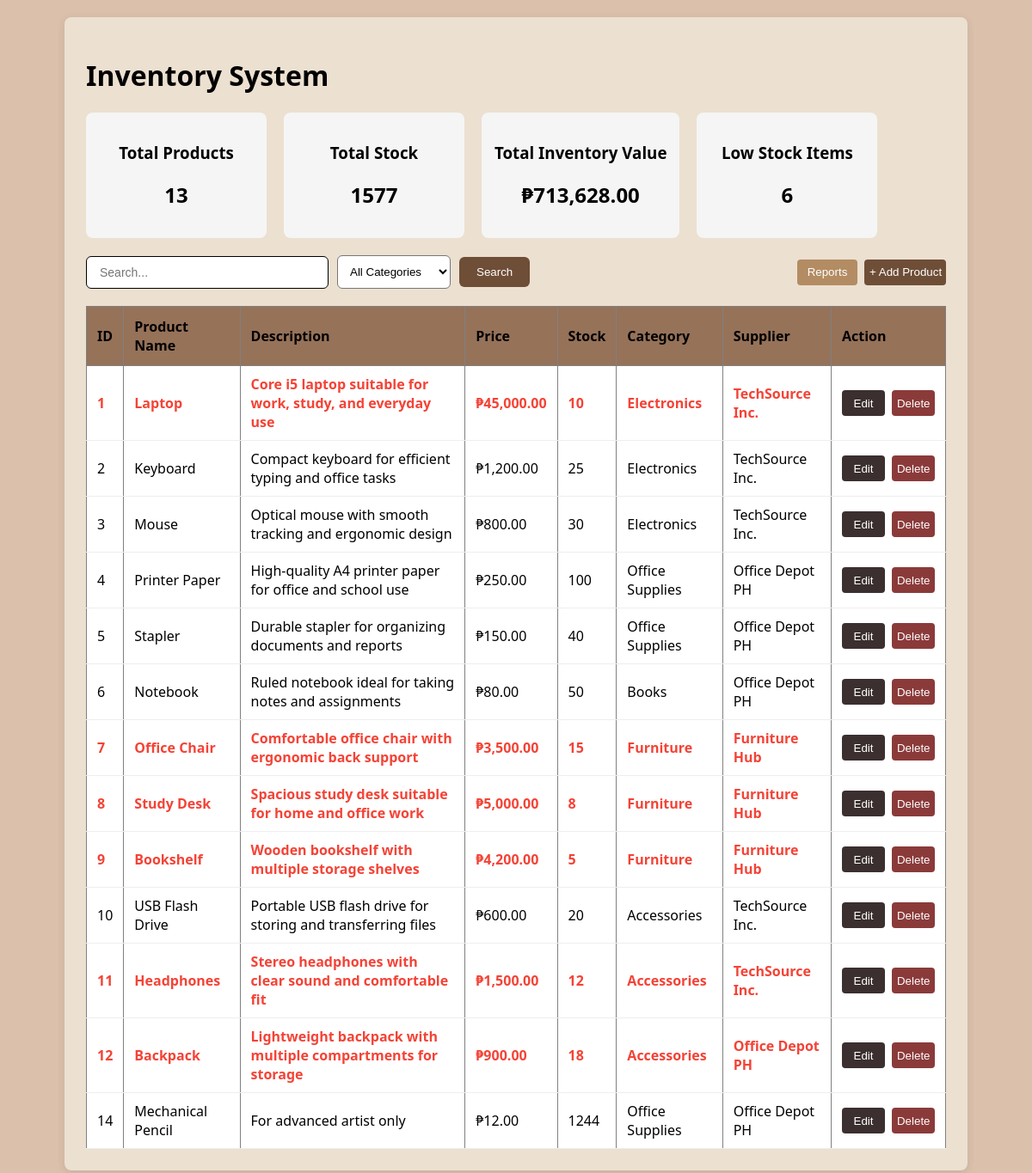
The page /suana3/index.php on the database its author committed.
### tables this page shows
CREATE TABLE `products` (
  `product_id` int(11) NOT NULL,
  `product_name` varchar(100) DEFAULT NULL,
  `description` text DEFAULT NULL,
  `price` decimal(10,2) NOT NULL,
  `stock` int(11) NOT NULL DEFAULT 0,
  `category_id` int(11) NOT NULL,
  `supplier_id` int(11) NOT NULL,
  `created_at` timestamp NOT NULL DEFAULT current_timestamp()
);

CREATE TABLE `categories` (
  `category_id` int(11) NOT NULL,
  `category_name` varchar(100) DEFAULT NULL
);

CREATE TABLE `suppliers` (
  `supplier_id` int(11) NOT NULL,
  `supplier_name` varchar(100) DEFAULT NULL,
  `contact_person` varchar(100) DEFAULT NULL,
  `phone` varchar(20) DEFAULT NULL
);

### suana3/index.php (the view, shortened to what this page needs)
<?php
require_once 'config.php';
$search = $_GET['search'] ?? '';
$sql = "
SELECT
    p.product_id,
    p.product_name,
    p.description,
    p.price,
    p.stock,
    c.category_name,
    s.supplier_name
FROM products p
JOIN categories c
    ON p.category_id = c.category_id
JOIN suppliers s
    ON p.supplier_id = s.supplier_id
WHERE 1=1
";
$sql .= " ORDER BY p.product_id ASC";
$result = mysqli_query($conn, $sql);
$totalProducts = 0;
$totalStock = 0;
$totalValue = 0;
$lowStock = 0;
$products = [];
while ($row = mysqli_fetch_assoc($result)) {
    $products[] = $row;
    $totalProducts++;
    $totalStock += $row['stock'];
    $totalValue += $row['stock'] * $row['price'];
    if ($row['stock'] < 20) {
        $lowStock++;
    }
}
?>
<!DOCTYPE html>
<html>
<head>
    <link rel="stylesheet" href="style.css">
</head>
<body>
<div class="container">
<h1>Inventory System</h1>
<div class="cards">
    <div class="card">
        <h3>Total Products</h3>
        <h2><?= $totalProducts ?></h2>
    </div>
    <div class="card">
        <h3>Total Stock</h3>
        <h2><?= $totalStock ?></h2>
    </div>
    <div class="card">
        <h3>Total Inventory Value</h3>
        <h2>₱<?= number_format($totalValue,2) ?></h2>
    </div>
    <div class="card">
        <h3>Low Stock Items</h3>
        <h2><?= $lowStock ?></h2>
    </div>
</div>
<div class="choose">
<form method="GET">
    <input type="text" name="search" placeholder="Search..."  value="<?= htmlspecialchars($search) ?>">
    <select name="category">
        <option value="">All Categories</option>
    </select>
    <button type="submit" class ="search">Search</button>
</form>
<div class= pages>
<a href="report.php"><button class ="report">Reports</button></a>
<a href="add.php"><button class ="prod"> + Add Product </button> </a>
</div>
</div>
<table border="1" cellpadding="8">
<tr>
    <th>ID</th>
    <th>Product Name</th>
    <th>Description</th>
    <th>Price</th>
    <th>Stock</th>
    <th>Category</th>
    <th>Supplier</th>
    <th>Action </th>
</tr>
<?php foreach($products as $row): ?>
<tr class="<?= ($row['stock'] < 20) ? 'low-stock' : '' ?>">
    <td><?= $row['product_id'] ?></td>
    <td><?= htmlspecialchars($row['product_name']) ?></td>
    <td><?= htmlspecialchars($row['description']) ?></td>
    <td>₱<?= number_format($row['price'],2) ?></td>
    <td><?= $row['stock'] ?></td>
    <td><?= htmlspecialchars($row['category_name']) ?></td>
    <td><?= htmlspecialchars($row['supplier_name']) ?></td>
    <td>
    <div class ="actions">
    <a href="edit.php?id=<?= $row['product_id'] ?>" ><button class="edit" >Edit</button></a>
    <a href="delete.php?id=<?= $row['product_id'] ?>" onclick="return confirm('Delete this product?')" ><button class="del">Delete</button></a>
    </div>
    </td>
</tr>
<?php endforeach; ?>
</table>
</div>
</body>
</html>

### suana3/style.css (style rules this page uses)
body { font-family: 'Segoe UI', Arial, sans-serif; margin: 20px; background: #dbc1ac; }
.container { max-width: 1000px; margin: 0 auto; background: #ece0d1; padding: 25px; border-radius: 8px; box-shadow: 0 2px 10px rgba(0,0,0,0.1); }
table { width: 100%; border-collapse: collapse; background: #ffffff; }
th { background:#967259; padding: 12px; text-align: left; }
td { padding: 10px 12px; border-bottom: 1px solid #eee; }
.cards { display:flex; gap:20px; margin:20px 0; }
.card { background:#f5f5f5; padding:15px; border-radius:8px; min-width:180px; text-align:center; }
.low-stock { background:#ffffff; color:#f44336; font-weight:bold; }
.choose { display:flex; justify-content:space-between; align-items:center; margin-bottom:20px; }
form { display:flex; gap:10px; }
.actions,.pages { display: flex; gap: 8px; white-space: nowrap; }
.del,.edit { text-decoration: none; color: white; border: none; border-radius: 4px; width: 50px; height: 30px; }
.del { background-color: #8B3A3A; }
.edit { background-color: #3B2F2F; }
.report { text-decoration: none; border: none; border-radius: 4px; width: 70px; height: 30px; background-color:#b38c63 ; color: white; }
.prod { text-decoration: none; border: none; border-radius: 4px; width: 95px; height: 30px; background-color: #6F4E37 ; color: white; }
form { display: flex; gap: 10px; align-items: center; }
input[name="search"] { padding: 10px 15px; border: 1px solid; border-radius: 6px; font-size: 14px; width: 250px; outline: none; }
select { padding: 10px; border-radius: 6px; background: white; }
button[type="submit"] { padding: 10px 20px; background: #6F4E37; color: white; border: none; border-radius: 6px; cursor: pointer; }

### rows shown on the page
products: product_id "1", product_name "Laptop", description "Core i5 laptop suitable for work, study, and everyday use", price "45,000.00", stock "10", category.category_name "Electronics", supplier.supplier_name "TechSource Inc."
products: product_id "2", product_name "Keyboard", description "Compact keyboard for efficient typing and office tasks", price "1,200.00", stock "25", category.category_name "Electronics", supplier.supplier_name "TechSource Inc."
products: product_id "3", product_name "Mouse", description "Optical mouse with smooth tracking and ergonomic design", price "800.00", stock "30", category.category_name "Electronics", supplier.supplier_name "TechSource Inc."
products: product_id "4", product_name "Printer Paper", description "High-quality A4 printer paper for office and school use", price "250.00", stock "100", category.category_name "Office Supplies", supplier.supplier_name "Office Depot PH"
products: product_id "5", product_name "Stapler", description "Durable stapler for organizing documents and reports", price "150.00", stock "40", category.category_name "Office Supplies", supplier.supplier_name "Office Depot PH"
products: product_id "6", product_name "Notebook", description "Ruled notebook ideal for taking notes and assignments", price "80.00", stock "50", category.category_name "Books", supplier.supplier_name "Office Depot PH"
products: product_id "7", product_name "Office Chair", description "Comfortable office chair with ergonomic back support", price "3,500.00", stock "15", category.category_name "Furniture", supplier.supplier_name "Furniture Hub"
products: product_id "8", product_name "Study Desk", description "Spacious study desk suitable for home and office work", price "5,000.00", stock "8", category.category_name "Furniture", supplier.supplier_name "Furniture Hub"
products: product_id "9", product_name "Bookshelf", description "Wooden bookshelf with multiple storage shelves", price "4,200.00", stock "5", category.category_name "Furniture", supplier.supplier_name "Furniture Hub"
products: product_id "10", product_name "USB Flash Drive", description "Portable USB flash drive for storing and transferring files", price "600.00", stock "20", category.category_name "Accessories", supplier.supplier_name "TechSource Inc."
products: product_id "11", product_name "Headphones", description "Stereo headphones with clear sound and comfortable fit", price "1,500.00", stock "12", category.category_name "Accessories", supplier.supplier_name "TechSource Inc."
products: product_id "12", product_name "Backpack", description "Lightweight backpack with multiple compartments for storage", price "900.00", stock "18", category.category_name "Accessories", supplier.supplier_name "Office Depot PH"
products: product_id "14", product_name "Mechanical Pencil", description "For advanced artist only", price "12.00", stock "1244", category.category_name "Office Supplies", supplier.supplier_name "Office Depot PH"

### other values the page prints
$totalProducts "13"
$totalStock "1577"
$totalValue "713,628.00"
$lowStock "6"
